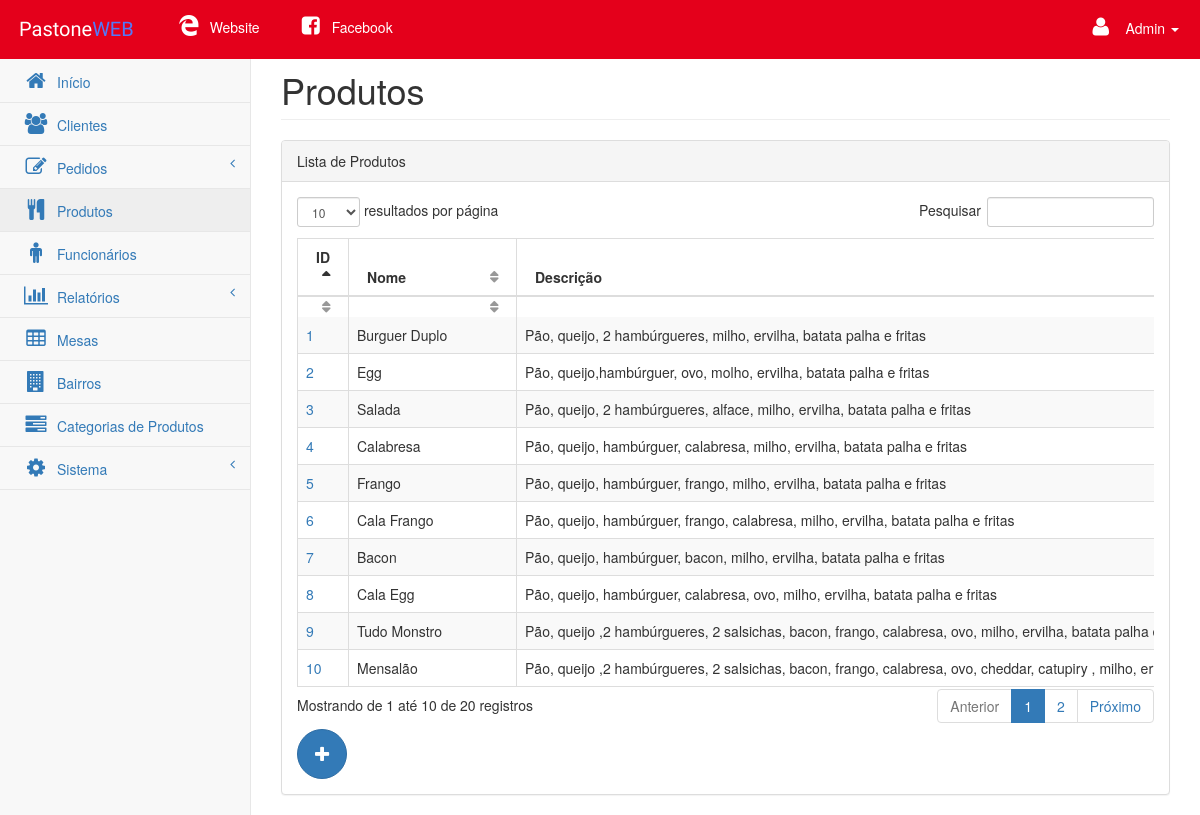
Page /app/view/pages/produtos.php (signed in) on the committed database.
### tables this page shows
CREATE TABLE IF NOT EXISTS `produto` (
  `id` int(4) NOT NULL AUTO_INCREMENT,
  `nome` varchar(50) NOT NULL,
  `preco` decimal(8,2) NOT NULL,
  `descricao` varchar(255) NOT NULL,
  `ativo` tinyint(1) NOT NULL,
  `categoria_id` int(5) NOT NULL,
  PRIMARY KEY (`id`),
  KEY `FK__categoria_produto` (`categoria_id`),
  CONSTRAINT `FK__categoria_produto` FOREIGN KEY (`categoria_id`) REFERENCES `categoria_produto` (`id`)
);

### app/model/DAO/produtoDAO.php (called while the page is built, shortened)
<?php
    include_once '../../model/Produto.php';
    class produtoDAO{
        private $conn;
        function __construct($conn){
            $this->conn = $conn;
        }
        function listarProdutos(){
            $query = "select * from produto";
            $result = $this->conn->query($query);
            $produtos = array();
            while ($produto = $result->fetch_array()) {
                $produto2 = new Produto(
                    $produto['id'],
                    $produto['nome'],
                    $produto['preco'],
                    $produto['descricao'],
                    $produto['ativo'],
                    $produto['categoria_id']);
                $produtos[] = $produto2;
            }
            return $produtos;
        }
    }
?>

### app/model/Produto.php (called while the page is built, shortened)
<?php
    class Produto{
        private $id;
        private $nome;
        private $descricao;
        private $ativo;
        function __construct($id, $nome, $preco, $descricao, $ativo, $categoria){
            $this->id        = $id;
            $this->nome      = $nome;
            $this->descricao = $descricao;
            $this->ativo     = $ativo;
        }
        public function getId(){
            return $this->id;
        }
        public function getNome(){
            return $this->nome;
        }
        public function getDescricao(){
            return $this->descricao;
        }
        public function getAtivo(){
            return $this->ativo;
        }
    }
?>

### app/view/functionsProduto.php (the view, shortened to what this page needs)
<?php
    include_once '../../model/DAO/produtoDAO.php';
    function imprimeProdutos(){
        $cf   = new connectionFactory();
        $conn = $cf->getConnection();
        $CDAO     = new produtoDAO($conn);
        $produtos = $CDAO->listarProdutos();
        $output = "";
        if(isset($produtos)){
            $cont = 0;
            foreach($produtos as $p) {
                $class = ($cont%2==0)?"even gradeC":"odd gradeA";
                $output .= "<tr class='$class'>
                        <td><a href='cadastro-produto.php?id=".$p->getId()."'>".$p->getId()."</a></td>
                        <td>".$p->getNome()."</td>
                        <td>".$p->getDescricao()."</td>
                        <td>".str_replace(".",",",$p->getPreco())."</td>";
                $cf   = new connectionFactory();
                $conn = $cf->getConnection();
                $CDAO             = new categoriaProdutoDAO($conn);
                $categoriaProduto = $CDAO->buscarCategoriaProduto($p->getCategoria());
                $output .= "<td><a href='cadastro-categorias.php?id=".$categoriaProduto->getId()."'>".$categoriaProduto->getNome()."</a></td>" ;
                $output .= "<td  class='center'>".($p->getAtivo()==1?"Ativo":"Bloqueado")."</td>
                    </tr>";
                $cont++;
            }
        }
        echo $output;
    }
?>

### public/css/startmin.css (style rules this page uses)
th, td { white-space: nowrap; }
body { background-color: #f8f8f8; }

### rows in the picture
produto: id "1", nome "Burguer Duplo", descricao "Pão, queijo, 2 hambúrgueres, milho, ervilha, batata palha e fritas"
produto: id "2", nome "Egg", descricao "Pão, queijo,hambúrguer, ovo, molho, ervilha, batata palha e fritas"
produto: id "3", nome "Salada", descricao "Pão, queijo, 2 hambúrgueres, alface, milho, ervilha, batata palha e fritas"
produto: id "4", nome "Calabresa", descricao "Pão, queijo, hambúrguer, calabresa, milho, ervilha, batata palha e fritas"
produto: id "5", nome "Frango", descricao "Pão, queijo, hambúrguer, frango, milho, ervilha, batata palha e fritas"
produto: id "6", nome "Cala Frango", descricao "Pão, queijo, hambúrguer, frango, calabresa, milho, ervilha, batata palha e fritas"
produto: id "7", nome "Bacon", descricao "Pão, queijo, hambúrguer, bacon, milho, ervilha, batata palha e fritas"
produto: id "8", nome "Cala Egg", descricao "Pão, queijo, hambúrguer, calabresa, ovo, milho, ervilha, batata palha e fritas"
produto: id "9", nome "Tudo Monstro", descricao "Pão, queijo ,2 hambúrgueres, 2 salsichas, bacon, frango, calabresa, ovo, milho, ervilha, batata palha…"
produto: id "10", nome "Mensalão", descricao "Pão, queijo ,2 hambúrgueres, 2 salsichas, bacon, frango, calabresa, ovo, cheddar, catupiry , milho,…"

### other values in the picture
$temp[0] "Admin"
